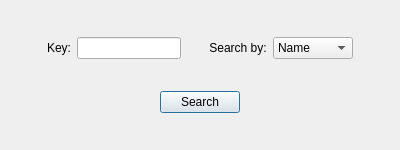
<?xml version="1.0" encoding="UTF-8"?>
<ui version="4.0">
 <class>SearchDialog</class>
 <widget class="QDialog" name="SearchDialog">
  <property name="geometry">
   <rect>
    <x>0</x>
    <y>0</y>
    <width>400</width>
    <height>150</height>
   </rect>
  </property>
  <property name="windowTitle">
   <string>Dialog</string>
  </property>
  <layout class="QVBoxLayout" name="verticalLayout">
   <item>
    <spacer name="verticalSpacer">
     <property name="orientation">
      <enum>Qt::Vertical</enum>
     </property>
     <property name="sizeHint" stdset="0">
      <size>
       <width>20</width>
       <height>5</height>
      </size>
     </property>
    </spacer>
   </item>
   <item>
    <layout class="QHBoxLayout" name="horizontalLayout">
     <item>
      <spacer name="horizontalSpacer_4">
       <property name="orientation">
        <enum>Qt::Horizontal</enum>
       </property>
       <property name="sizeHint" stdset="0">
        <size>
         <width>40</width>
         <height>20</height>
        </size>
       </property>
      </spacer>
     </item>
     <item>
      <widget class="QLabel" name="label_2">
       <property name="text">
        <string>Key:</string>
       </property>
       <property name="alignment">
        <set>Qt::AlignCenter</set>
       </property>
      </widget>
     </item>
     <item>
      <widget class="QLineEdit" name="lineEdit">
       <property name="alignment">
        <set>Qt::AlignCenter</set>
       </property>
      </widget>
     </item>
     <item>
      <spacer name="horizontalSpacer">
       <property name="orientation">
        <enum>Qt::Horizontal</enum>
       </property>
       <property name="sizeHint" stdset="0">
        <size>
         <width>25</width>
         <height>20</height>
        </size>
       </property>
      </spacer>
     </item>
     <item>
      <widget class="QLabel" name="label_3">
       <property name="text">
        <string>Search by:</string>
       </property>
       <property name="alignment">
        <set>Qt::AlignCenter</set>
       </property>
      </widget>
     </item>
     <item>
      <widget class="QComboBox" name="comboBox">
       <item>
        <property name="text">
         <string>Name</string>
        </property>
       </item>
       <item>
        <property name="text">
         <string>Category</string>
        </property>
       </item>
      </widget>
     </item>
     <item>
      <spacer name="horizontalSpacer_5">
       <property name="orientation">
        <enum>Qt::Horizontal</enum>
       </property>
       <property name="sizeHint" stdset="0">
        <size>
         <width>40</width>
         <height>20</height>
        </size>
       </property>
      </spacer>
     </item>
    </layout>
   </item>
   <item>
    <spacer name="verticalSpacer_3">
     <property name="orientation">
      <enum>Qt::Vertical</enum>
     </property>
     <property name="sizeHint" stdset="0">
      <size>
       <width>20</width>
       <height>5</height>
      </size>
     </property>
    </spacer>
   </item>
   <item>
    <layout class="QHBoxLayout" name="horizontalLayout_2">
     <item>
      <spacer name="horizontalSpacer_2">
       <property name="orientation">
        <enum>Qt::Horizontal</enum>
       </property>
       <property name="sizeHint" stdset="0">
        <size>
         <width>40</width>
         <height>20</height>
        </size>
       </property>
      </spacer>
     </item>
     <item>
      <widget class="QPushButton" name="pushButton">
       <property name="text">
        <string>Search</string>
       </property>
      </widget>
     </item>
     <item>
      <spacer name="horizontalSpacer_3">
       <property name="orientation">
        <enum>Qt::Horizontal</enum>
       </property>
       <property name="sizeHint" stdset="0">
        <size>
         <width>40</width>
         <height>20</height>
        </size>
       </property>
      </spacer>
     </item>
    </layout>
   </item>
   <item>
    <spacer name="verticalSpacer_2">
     <property name="orientation">
      <enum>Qt::Vertical</enum>
     </property>
     <property name="sizeHint" stdset="0">
      <size>
       <width>20</width>
       <height>5</height>
      </size>
     </property>
    </spacer>
   </item>
  </layout>
 </widget>
 <resources/>
 <connections/>
</ui>
